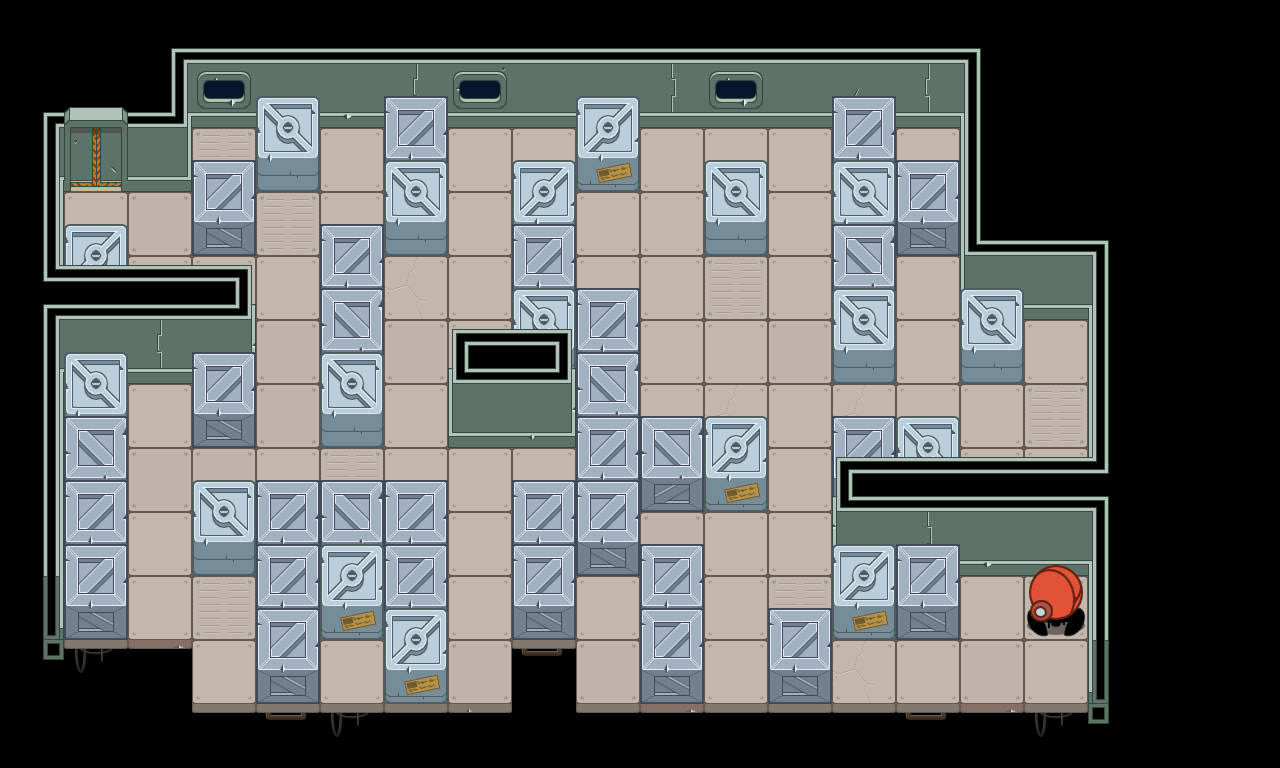

Rendered tile map (Tiled .tmx) drawn with the repository's tilesets; below, a short description and the map source with its tile grids summarised:
An orthogonal 20x12 tile map with 64x64 px tiles, 4 tile layers (floor, walls, objects, roof), 5 tilesets.

<map version="1.0" tiledversion="1.0.3" orientation="orthogonal" renderorder="right-down" width="20" height="12" tilewidth="64" tileheight="64" nextobjectid="17">
 <tileset firstgid="1" source="level1.tsx" />
 <tileset firstgid="33" source="robot.tsx" />
 <tileset firstgid="34" source="box.tsx" />
 <tileset firstgid="35" source="env.tsx" />
 <tileset firstgid="291" source="objects.tsx" />
 <layer name="floor" width="20" height="12">
  <data>[240 cells, 124 non-empty, 4 distinct tile ids]</data>
 </layer>
 <layer name="walls" width="20" height="12">
  <data>[240 cells, 43 non-empty, 19 distinct tile ids]</data>
 </layer>
 <layer name="objects" width="20" height="12">
  <data>[240 cells, 49 non-empty, 5 distinct tile ids]</data>
 </layer>
 <layer name="roof" width="20" height="12">
  <data>[240 cells, 46 non-empty, 17 distinct tile ids]</data>
 </layer>
</map>